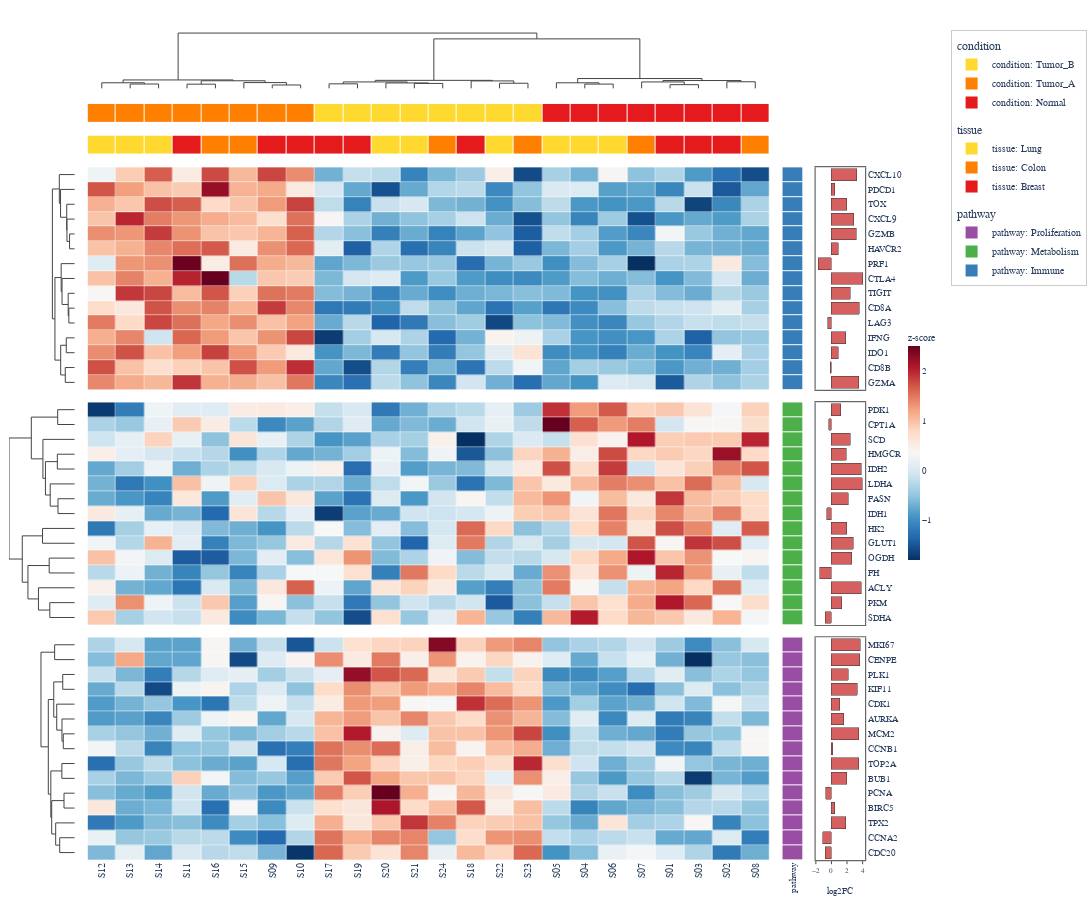

The notebook cell this image was saved under:
### Code cell
# Heatmap from the single DataFrame
ComplexHeatmap.from_dataframe(
    df,
    index_column="gene",
    row_annotations={
        "pathway": {},                                        # auto → categorical
        "log2FC": {"type": "bar", "color": "#D65F5F"},       # explicit bar
    },
    col_annotations={
        "condition": ["Normal"] * 8 + ["Tumor_A"] * 8 + ["Tumor_B"] * 8,
        "tissue": (["Breast"] * 3 + ["Lung"] * 3 + ["Colon"] * 2) * 3,
    },
    split_rows_by="pathway",
    colorscale="RdBu_r",
    normalize="row",
    name="z-score",
    cluster_metric="correlation",
    width=1100,
    height=900,
).to_plotly()

### Figure 1 — Plotly figure (JSON) as saved in the notebook; plotly's stock layout.template omitted (floating-point values rounded to 4 significant figures; data arrays with more than 128 entries replaced by an {"elided": "..."} marker saying what was removed)
{"data": [{"colorbar": {"len": 0.3, "outlinewidth": 0, "thickness": 12, "tickfont": {"family": "Arial, Helvetica, sans-serif", "size": 9}, "title": {"font": {"family": "Arial, Helvetica, sans-serif", "size": 10}, "text": "z-score"}, "x": 1.045, "xpad": 4, "y": 0.5}, "colorscale": [[0.0, "rgb(5,48,97)"], [0.1, "rgb(33,102,172)"], [0.2, "rgb(67,147,195)"], [0.3, "rgb(146,197,222)"], [0.4, "rgb(209,229,240)"], [0.5, "rgb(247,247,247)"], [0.6, "rgb(253,219,199)"], [0.7, "rgb(244,165,130)"], [0.8, "rgb(214,96,77)"], [0.9, "rgb(178,24,43)"], [1.0, "rgb(103,0,31)"]], "customdata": {"elided": "15x24x2 str values"}, "hovertemplate": "row: %{customdata[0]}<br>col: %{customdata[1]}<br>value: %{z:.3f}<extra></extra>", "showscale": true, "x": [0.0, 1.0, 2.0, 3.0, 4.0, 5.0, 6.0, 7.0, 8.0, 9.0, 10.0, 11.0, 12.0, 13.0, 14.0, 15.0, 16.0, 17.0, 18.0, 19.0, 20.0, 21.0, 22.0, 23.0], "xgap": 0.5, "y": [0.0, 1.0, 2.0, 3.0, 4.0, 5.0, 6.0, 7.0, 8.0, 9.0, 10.0, 11.0, 12.0, 13.0, 14.0], "ygap": 0.5, "z": {"elided": "15x24 float values"}, "type": "heatmap", "xaxis": "x5", "yaxis": "y5"}, {"colorscale": [[0.0, "rgb(5,48,97)"], [0.1, "rgb(33,102,172)"], [0.2, "rgb(67,147,195)"], [0.3, "rgb(146,197,222)"], [0.4, "rgb(209,229,240)"], [0.5, "rgb(247,247,247)"], [0.6, "rgb(253,219,199)"], [0.7, "rgb(244,165,130)"], [0.8, "rgb(214,96,77)"], [0.9, "rgb(178,24,43)"], [1.0, "rgb(103,0,31)"]], "customdata": {"elided": "15x24x2 str values"}, "hovertemplate": "row: %{customdata[0]}<br>col: %{customdata[1]}<br>value: %{z:.3f}<extra></extra>", "showscale": false, "x": [0.0, 1.0, 2.0, 3.0, 4.0, 5.0, 6.0, 7.0, 8.0, 9.0, 10.0, 11.0, 12.0, 13.0, 14.0, 15.0, 16.0, 17.0, 18.0, 19.0, 20.0, 21.0, 22.0, 23.0], "xgap": 0.5, "y": [0.0, 1.0, 2.0, 3.0, 4.0, 5.0, 6.0, 7.0, 8.0, 9.0, 10.0, 11.0, 12.0, 13.0, 14.0], "ygap": 0.5, "z": {"elided": "15x24 float values"}, "type": "heatmap", "xaxis": "x9", "yaxis": "y9"}, {"colorscale": [[0.0, "rgb(5,48,97)"], [0.1, "rgb(33,102,172)"], [0.2, "rgb(67,147,195)"], [0.3, "rgb(146,197,222)"], [0.4, "rgb(209,229,240)"], [0.5, "rgb(247,247,247)"], [0.6, "rgb(253,219,199)"], [0.7, "rgb(244,165,130)"], [0.8, "rgb(214,96,77)"], [0.9, "rgb(178,24,43)"], [1.0, "rgb(103,0,31)"]], "customdata": {"elided": "15x24x2 str values"}, "hovertemplate": "row: %{customdata[0]}<br>col: %{customdata[1]}<br>value: %{z:.3f}<extra></extra>", "showscale": false, "x": [0.0, 1.0, 2.0, 3.0, 4.0, 5.0, 6.0, 7.0, 8.0, 9.0, 10.0, 11.0, 12.0, 13.0, 14.0, 15.0, 16.0, 17.0, 18.0, 19.0, 20.0, 21.0, 22.0, 23.0], "xgap": 0.5, "y": [0.0, 1.0, 2.0, 3.0, 4.0, 5.0, 6.0, 7.0, 8.0, 9.0, 10.0, 11.0, 12.0, 13.0, 14.0], "ygap": 0.5, "z": {"elided": "15x24 float values"}, "type": "heatmap", "xaxis": "x13", "yaxis": "y13"}, {"hoverinfo": "none", "line": {"color": "#444444", "width": 1.0}, "mode": "lines", "showlegend": false, "x": [1.0, 1.0, 2.0, 2.0], "y": [0.0, 0.296, 0.296, 0.0], "type": "scatter", "xaxis": "x", "yaxis": "y"}, {"hoverinfo": "none", "line": {"color": "#444444", "width": 1.0}, "mode": "lines", "showlegend": false, "x": [0.0, 0.0, 1.5, 1.5], "y": [0.0, 0.3797, 0.3797, 0.296], "type": "scatter", "xaxis": "x", "yaxis": "y"}, {"hoverinfo": "none", "line": {"color": "#444444", "width": 1.0}, "mode": "lines", "showlegend": false, "x": [3.0, 3.0, 4.0, 4.0], "y": [0.0, 0.2845, 0.2845, 0.0], "type": "scatter", "xaxis": "x", "yaxis": "y"}, {"hoverinfo": "none", "line": {"color": "#444444", "width": 1.0}, "mode": "lines", "showlegend": false, "x": [6.0, 6.0, 7.0, 7.0], "y": [0.0, 0.2286, 0.2286, 0.0], "type": "scatter", "xaxis": "x", "yaxis": "y"}, {"hoverinfo": "none", "line": {"color": "#444444", "width": 1.0}, "mode": "lines", "showlegend": false, "x": [5.0, 5.0, 6.5, 6.5], "y": [0.0, 0.3922, 0.3922, 0.2286], "type": "scatter", "xaxis": "x", "yaxis": "y"}, {"hoverinfo": "none", "line": {"color": "#444444", "width": 1.0}, "mode": "lines", "showlegend": false, "x": [3.5, 3.5, 5.75, 5.75], "y": [0.2845, 0.5162, 0.5162, 0.3922], "type": "scatter", "xaxis": "x", "yaxis": "y"}, {"hoverinfo": "none", "line": {"color": "#444444", "width": 1.0}, "mode": "lines", "showlegend": false, "x": [0.75, 0.75, 4.625, 4.625], "y": [0.3797, 0.5728, 0.5728, 0.5162], "type": "scatter", "xaxis": "x", "yaxis": "y"}, {"hoverinfo": "none", "line": {"color": "#444444", "width": 1.0}, "mode": "lines", "showlegend": false, "x": [8.0, 8.0, 9.0, 9.0], "y": [0.0, 0.3081, 0.3081, 0.0], "type": "scatter", "xaxis": "x", "yaxis": "y"}, {"hoverinfo": "none", "line": {"color": "#444444", "width": 1.0}, "mode": "lines", "showlegend": false, "x": [11.0, 11.0, 12.0, 12.0], "y": [0.0, 0.3353, 0.3353, 0.0], "type": "scatter", "xaxis": "x", "yaxis": "y"}, {"hoverinfo": "none", "line": {"color": "#444444", "width": 1.0}, "mode": "lines", "showlegend": false, "x": [10.0, 10.0, 11.5, 11.5], "y": [0.0, 0.3676, 0.3676, 0.3353], "type": "scatter", "xaxis": "x", "yaxis": "y"}, {"hoverinfo": "none", "line": {"color": "#444444", "width": 1.0}, "mode": "lines", "showlegend": false, "x": [8.5, 8.5, 10.75, 10.75], "y": [0.3081, 0.4371, 0.4371, 0.3676], "type": "scatter", "xaxis": "x", "yaxis": "y"}, {"hoverinfo": "none", "line": {"color": "#444444", "width": 1.0}, "mode": "lines", "showlegend": false, "x": [14.0, 14.0, 15.0, 15.0], "y": [0.0, 0.3483, 0.3483, 0.0], "type": "scatter", "xaxis": "x", "yaxis": "y"}, {"hoverinfo": "none", "line": {"color": "#444444", "width": 1.0}, "mode": "lines", "showlegend": false, "x": [13.0, 13.0, 14.5, 14.5], "y": [0.0, 0.5057, 0.5057, 0.3483], "type": "scatter", "xaxis": "x", "yaxis": "y"}, {"hoverinfo": "none", "line": {"color": "#444444", "width": 1.0}, "mode": "lines", "showlegend": false, "x": [9.625, 9.625, 13.75, 13.75], "y": [0.4371, 0.5448, 0.5448, 0.5057], "type": "scatter", "xaxis": "x", "yaxis": "y"}, {"hoverinfo": "none", "line": {"color": "#444444", "width": 1.0}, "mode": "lines", "showlegend": false, "x": [17.0, 17.0, 18.0, 18.0], "y": [0.0, 0.291, 0.291, 0.0], "type": "scatter", "xaxis": "x", "yaxis": "y"}, {"hoverinfo": "none", "line": {"color": "#444444", "width": 1.0}, "mode": "lines", "showlegend": false, "x": [16.0, 16.0, 17.5, 17.5], "y": [0.0, 0.3773, 0.3773, 0.291], "type": "scatter", "xaxis": "x", "yaxis": "y"}, {"hoverinfo": "none", "line": {"color": "#444444", "width": 1.0}, "mode": "lines", "showlegend": false, "x": [20.0, 20.0, 21.0, 21.0], "y": [0.0, 0.2515, 0.2515, 0.0], "type": "scatter", "xaxis": "x", "yaxis": "y"}, {"hoverinfo": "none", "line": {"color": "#444444", "width": 1.0}, "mode": "lines", "showlegend": false, "x": [19.0, 19.0, 20.5, 20.5], "y": [0.0, 0.4366, 0.4366, 0.2515], "type": "scatter", "xaxis": "x", "yaxis": "y"}, {"hoverinfo": "none", "line": {"color": "#444444", "width": 1.0}, "mode": "lines", "showlegend": false, "x": [22.0, 22.0, 23.0, 23.0], "y": [0.0, 0.4474, 0.4474, 0.0], "type": "scatter", "xaxis": "x", "yaxis": "y"}, {"hoverinfo": "none", "line": {"color": "#444444", "width": 1.0}, "mode": "lines", "showlegend": false, "x": [19.75, 19.75, 22.5, 22.5], "y": [0.4366, 0.5315, 0.5315, 0.4474], "type": "scatter", "xaxis": "x", "yaxis": "y"}, {"hoverinfo": "none", "line": {"color": "#444444", "width": 1.0}, "mode": "lines", "showlegend": false, "x": [16.75, 16.75, 21.12, 21.12], "y": [0.3773, 0.6679, 0.6679, 0.5315], "type": "scatter", "xaxis": "x", "yaxis": "y"}, {"hoverinfo": "none", "line": {"color": "#444444", "width": 1.0}, "mode": "lines", "showlegend": false, "x": [11.69, 11.69, 18.94, 18.94], "y": [0.5448, 3.368, 3.368, 0.6679], "type": "scatter", "xaxis": "x", "yaxis": "y"}, {"hoverinfo": "none", "line": {"color": "#444444", "width": 1.0}, "mode": "lines", "showlegend": false, "x": [2.688, 2.688, 15.31, 15.31], "y": [0.5728, 3.765, 3.765, 3.368], "type": "scatter", "xaxis": "x", "yaxis": "y"}, {"hoverinfo": "none", "line": {"color": "#444444", "width": 1.0}, "mode": "lines", "showlegend": false, "x": [-0.0, -0.09177, -0.09177, -0.0], "y": [4.0, 4.0, 5.0, 5.0], "type": "scatter", "xaxis": "x4", "yaxis": "y4"}, {"hoverinfo": "none", "line": {"color": "#444444", "width": 1.0}, "mode": "lines", "showlegend": false, "x": [-0.0, -0.1378, -0.1378, -0.09177], "y": [3.0, 3.0, 4.5, 4.5], "type": "scatter", "xaxis": "x4", "yaxis": "y4"}, {"hoverinfo": "none", "line": {"color": "#444444", "width": 1.0}, "mode": "lines", "showlegend": false, "x": [-0.0, -0.1418, -0.1418, -0.1378], "y": [2.0, 2.0, 3.75, 3.75], "type": "scatter", "xaxis": "x4", "yaxis": "y4"}, {"hoverinfo": "none", "line": {"color": "#444444", "width": 1.0}, "mode": "lines", "showlegend": false, "x": [-0.0, -0.251, -0.251, -0.1418], "y": [1.0, 1.0, 2.875, 2.875], "type": "scatter", "xaxis": "x4", "yaxis": "y4"}, {"hoverinfo": "none", "line": {"color": "#444444", "width": 1.0}, "mode": "lines", "showlegend": false, "x": [-0.0, -0.2728, -0.2728, -0.251], "y": [0.0, 0.0, 1.938, 1.938], "type": "scatter", "xaxis": "x4", "yaxis": "y4"}, {"hoverinfo": "none", "line": {"color": "#444444", "width": 1.0}, "mode": "lines", "showlegend": false, "x": [-0.0, -0.1041, -0.1041, -0.0], "y": [9.0, 9.0, 10.0, 10.0], "type": "scatter", "xaxis": "x4", "yaxis": "y4"}, {"hoverinfo": "none", "line": {"color": "#444444", "width": 1.0}, "mode": "lines", "showlegend": false, "x": [-0.0, -0.116, -0.116, -0.1041], "y": [8.0, 8.0, 9.5, 9.5], "type": "scatter", "xaxis": "x4", "yaxis": "y4"}, {"hoverinfo": "none", "line": {"color": "#444444", "width": 1.0}, "mode": "lines", "showlegend": false, "x": [-0.0, -0.2247, -0.2247, -0.116], "y": [7.0, 7.0, 8.75, 8.75], "type": "scatter", "xaxis": "x4", "yaxis": "y4"}, {"hoverinfo": "none", "line": {"color": "#444444", "width": 1.0}, "mode": "lines", "showlegend": false, "x": [-0.0, -0.2403, -0.2403, -0.2247], "y": [6.0, 6.0, 7.875, 7.875], "type": "scatter", "xaxis": "x4", "yaxis": "y4"}, {"hoverinfo": "none", "line": {"color": "#444444", "width": 1.0}, "mode": "lines", "showlegend": false, "x": [-0.0, -0.1495, -0.1495, -0.0], "y": [11.0, 11.0, 12.0, 12.0], "type": "scatter", "xaxis": "x4", "yaxis": "y4"}, {"hoverinfo": "none", "line": {"color": "#444444", "width": 1.0}, "mode": "lines", "showlegend": false, "x": [-0.0, -0.1673, -0.1673, -0.0], "y": [13.0, 13.0, 14.0, 14.0], "type": "scatter", "xaxis": "x4", "yaxis": "y4"}, {"hoverinfo": "none", "line": {"color": "#444444", "width": 1.0}, "mode": "lines", "showlegend": false, "x": [-0.1495, -0.2485, -0.2485, -0.1673], "y": [11.5, 11.5, 13.5, 13.5], "type": "scatter", "xaxis": "x4", "yaxis": "y4"}, {"hoverinfo": "none", "line": {"color": "#444444", "width": 1.0}, "mode": "lines", "showlegend": false, "x": [-0.2403, -0.3504, -0.3504, -0.2485], "y": [6.938, 6.938, 12.5, 12.5], "type": "scatter", "xaxis": "x4", "yaxis": "y4"}, {"hoverinfo": "none", "line": {"color": "#444444", "width": 1.0}, "mode": "lines", "showlegend": false, "x": [-0.2728, -0.3956, -0.3956, -0.3504], "y": [0.9688, 0.9688, 9.719, 9.719], "type": "scatter", "xaxis": "x4", "yaxis": "y4"}, {"hoverinfo": "none", "line": {"color": "#444444", "width": 1.0}, "mode": "lines", "showlegend": false, "x": [-0.0, -0.3015, -0.3015, -0.0], "y": [0.0, 0.0, 1.0, 1.0], "type": "scatter", "xaxis": "x8", "yaxis": "y8"}, {"hoverinfo": "none", "line": {"color": "#444444", "width": 1.0}, "mode": "lines", "showlegend": false, "x": [-0.0, -0.3081, -0.3081, -0.0], "y": [3.0, 3.0, 4.0, 4.0], "type": "scatter", "xaxis": "x8", "yaxis": "y8"}, {"hoverinfo": "none", "line": {"color": "#444444", "width": 1.0}, "mode": "lines", "showlegend": false, "x": [-0.0, -0.2964, -0.2964, -0.0], "y": [6.0, 6.0, 7.0, 7.0], "type": "scatter", "xaxis": "x8", "yaxis": "y8"}, {"hoverinfo": "none", "line": {"color": "#444444", "width": 1.0}, "mode": "lines", "showlegend": false, "x": [-0.0, -0.4342, -0.4342, -0.2964], "y": [5.0, 5.0, 6.5, 6.5], "type": "scatter", "xaxis": "x8", "yaxis": "y8"}, {"hoverinfo": "none", "line": {"color": "#444444", "width": 1.0}, "mode": "lines", "showlegend": false, "x": [-0.3081, -0.5186, -0.5186, -0.4342], "y": [3.5, 3.5, 5.75, 5.75], "type": "scatter", "xaxis": "x8", "yaxis": "y8"}, {"hoverinfo": "none", "line": {"color": "#444444", "width": 1.0}, "mode": "lines", "showlegend": false, "x": [-0.0, -0.5633, -0.5633, -0.5186], "y": [2.0, 2.0, 4.625, 4.625], "type": "scatter", "xaxis": "x8", "yaxis": "y8"}, {"hoverinfo": "none", "line": {"color": "#444444", "width": 1.0}, "mode": "lines", "showlegend": false, "x": [-0.3015, -0.7688, -0.7688, -0.5633], "y": [0.5, 0.5, 3.312, 3.312], "type": "scatter", "xaxis": "x8", "yaxis": "y8"}, {"hoverinfo": "none", "line": {"color": "#444444", "width": 1.0}, "mode": "lines", "showlegend": false, "x": [-0.0, -0.5704, -0.5704, -0.0], "y": [8.0, 8.0, 9.0, 9.0], "type": "scatter", "xaxis": "x8", "yaxis": "y8"}, {"hoverinfo": "none", "line": {"color": "#444444", "width": 1.0}, "mode": "lines", "showlegend": false, "x": [-0.0, -0.4524, -0.4524, -0.0], "y": [10.0, 10.0, 11.0, 11.0], "type": "scatter", "xaxis": "x8", "yaxis": "y8"}, {"hoverinfo": "none", "line": {"color": "#444444", "width": 1.0}, "mode": "lines", "showlegend": false, "x": [-0.0, -0.4413, -0.4413, -0.0], "y": [13.0, 13.0, 14.0, 14.0], "type": "scatter", "xaxis": "x8", "yaxis": "y8"}, {"hoverinfo": "none", "line": {"color": "#444444", "width": 1.0}, "mode": "lines", "showlegend": false, "x": [-0.0, -0.6427, -0.6427, -0.4413], "y": [12.0, 12.0, 13.5, 13.5], "type": "scatter", "xaxis": "x8", "yaxis": "y8"}, {"hoverinfo": "none", "line": {"color": "#444444", "width": 1.0}, "mode": "lines", "showlegend": false, "x": [-0.4524, -0.8287, -0.8287, -0.6427], "y": [10.5, 10.5, 12.75, 12.75], "type": "scatter", "xaxis": "x8", "yaxis": "y8"}, {"hoverinfo": "none", "line": {"color": "#444444", "width": 1.0}, "mode": "lines", "showlegend": false, "x": [-0.5704, -0.9289, -0.9289, -0.8287], "y": [8.5, 8.5, 11.62, 11.62], "type": "scatter", "xaxis": "x8", "yaxis": "y8"}, {"hoverinfo": "none", "line": {"color": "#444444", "width": 1.0}, "mode": "lines", "showlegend": false, "x": [-0.7688, -1.164, -1.164, -0.9289], "y": [1.906, 1.906, 10.06, 10.06], "type": "scatter", "xaxis": "x8", "yaxis": "y8"}, {"hoverinfo": "none", "line": {"color": "#444444", "width": 1.0}, "mode": "lines", "showlegend": false, "x": [-0.0, -0.3557, -0.3557, -0.0], "y": [0.0, 0.0, 1.0, 1.0], "type": "scatter", "xaxis": "x12", "yaxis": "y12"}, {"hoverinfo": "none", "line": {"color": "#444444", "width": 1.0}, "mode": "lines", "showlegend": false, "x": [-0.0, -0.2123, -0.2123, -0.0], "y": [2.0, 2.0, 3.0, 3.0], "type": "scatter", "xaxis": "x12", "yaxis": "y12"}, {"hoverinfo": "none", "line": {"color": "#444444", "width": 1.0}, "mode": "lines", "showlegend": false, "x": [-0.0, -0.2027, -0.2027, -0.0], "y": [6.0, 6.0, 7.0, 7.0], "type": "scatter", "xaxis": "x12", "yaxis": "y12"}, {"hoverinfo": "none", "line": {"color": "#444444", "width": 1.0}, "mode": "lines", "showlegend": false, "x": [-0.0, -0.226, -0.226, -0.2027], "y": [5.0, 5.0, 6.5, 6.5], "type": "scatter", "xaxis": "x12", "yaxis": "y12"}, {"hoverinfo": "none", "line": {"color": "#444444", "width": 1.0}, "mode": "lines", "showlegend": false, "x": [-0.0, -0.3188, -0.3188, -0.226], "y": [4.0, 4.0, 5.75, 5.75], "type": "scatter", "xaxis": "x12", "yaxis": "y12"}, {"hoverinfo": "none", "line": {"color": "#444444", "width": 1.0}, "mode": "lines", "showlegend": false, "x": [-0.2123, -0.3715, -0.3715, -0.3188], "y": [2.5, 2.5, 4.875, 4.875], "type": "scatter", "xaxis": "x12", "yaxis": "y12"}, {"hoverinfo": "none", "line": {"color": "#444444", "width": 1.0}, "mode": "lines", "showlegend": false, "x": [-0.0, -0.228, -0.228, -0.0], "y": [8.0, 8.0, 9.0, 9.0], "type": "scatter", "xaxis": "x12", "yaxis": "y12"}, {"hoverinfo": "none", "line": {"color": "#444444", "width": 1.0}, "mode": "lines", "showlegend": false, "x": [-0.0, -0.1899, -0.1899, -0.0], "y": [10.0, 10.0, 11.0, 11.0], "type": "scatter", "xaxis": "x12", "yaxis": "y12"}, {"hoverinfo": "none", "line": {"color": "#444444", "width": 1.0}, "mode": "lines", "showlegend": false, "x": [-0.0, -0.2662, -0.2662, -0.0], "y": [13.0, 13.0, 14.0, 14.0], "type": "scatter", "xaxis": "x12", "yaxis": "y12"}, {"hoverinfo": "none", "line": {"color": "#444444", "width": 1.0}, "mode": "lines", "showlegend": false, "x": [-0.0, -0.3373, -0.3373, -0.2662], "y": [12.0, 12.0, 13.5, 13.5], "type": "scatter", "xaxis": "x12", "yaxis": "y12"}, {"hoverinfo": "none", "line": {"color": "#444444", "width": 1.0}, "mode": "lines", "showlegend": false, "x": [-0.1899, -0.4077, -0.4077, -0.3373], "y": [10.5, 10.5, 12.75, 12.75], "type": "scatter", "xaxis": "x12", "yaxis": "y12"}, {"hoverinfo": "none", "line": {"color": "#444444", "width": 1.0}, "mode": "lines", "showlegend": false, "x": [-0.228, -0.4235, -0.4235, -0.4077], "y": [8.5, 8.5, 11.62, 11.62], "type": "scatter", "xaxis": "x12", "yaxis": "y12"}, {"hoverinfo": "none", "line": {"color": "#444444", "width": 1.0}, "mode": "lines", "showlegend": false, "x": [-0.3715, -0.4679, -0.4679, -0.4235], "y": [3.688, 3.688, 10.06, 10.06], "type": "scatter", "xaxis": "x12", "yaxis": "y12"}, {"hoverinfo": "none", "line": {"color": "#444444", "width": 1.0}, "mode": "lines", "showlegend": false, "x": [-0.3557, -0.5976, -0.5976, -0.4679], "y": [0.5, 0.5, 6.875, 6.875], "type": "scatter", "xaxis": "x12", "yaxis": "y12"}, {"colorscale": [[0.0, "#E41A1C"], [0.3333, "#E41A1C"], [0.3333, "#FF7F00"], [0.6667, "#FF7F00"], [0.6667, "#FFD92F"], [1.0, "#FFD92F"]], "customdata": [["Tumor_A", "Tumor_A", "Tumor_A", "Tumor_A", "Tumor_A", "Tumor_A", "Tumor_A", "Tumor_A", "Tumor_B", "Tumor_B", "Tumor_B", "Tumor_B", "Tumor_B", "Tumor_B", "Tumor_B", "Tumor_B", "Normal", "Normal", "Normal", "Normal", "Normal", "Normal", "Normal", "Normal"]], "hovertemplate": "condition: %{customdata}<extra></extra>", "showscale": false, "x": [0.0, 1.0, 2.0, 3.0, 4.0, 5.0, 6.0, 7.0, 8.0, 9.0, 10.0, 11.0, 12.0, 13.0, 14.0, 15.0, 16.0, 17.0, 18.0, 19.0, 20.0, 21.0, 22.0, 23.0], "xgap": 1, "y": ["condition"], "ygap": 1, "z": [[1, 1, 1, 1, 1, 1, 1, 1, 2, 2, 2, 2, 2, 2, 2, 2, 0, 0, 0, 0, 0, 0, 0, 0]], "zmax": 2.5, "zmin": -0.5, "type": "heatmap", "xaxis": "x2", "yaxis": "y2"}, {"colorscale": [[0.0, "#E41A1C"], [0.3333, "#E41A1C"], [0.3333, "#FF7F00"], [0.6667, "#FF7F00"], [0.6667, "#FFD92F"], [1.0, "#FFD92F"]], "customdata": [["Lung", "Lung", "Lung", "Breast", "Colon", "Colon", "Breast", "Breast", "Breast", "Breast", "Lung", "Lung", "Colon", "Breast", "Lung", "Colon", "Lung", "Lung", "Lung", "Colon", "Breast", "Breast", "Breast", "Colon"]], "hovertemplate": "tissue: %{customdata}<extra></extra>", "showscale": false, "x": [0.0, 1.0, 2.0, 3.0, 4.0, 5.0, 6.0, 7.0, 8.0, 9.0, 10.0, 11.0, 12.0, 13.0, 14.0, 15.0, 16.0, 17.0, 18.0, 19.0, 20.0, 21.0, 22.0, 23.0], "xgap": 1, "y": ["tissue"], "ygap": 1, "z": [[2, 2, 2, 0, 1, 1, 0, 0, 0, 0, 2, 2, 1, 0, 2, 1, 2, 2, 2, 1, 0, 0, 0, 1]], "zmax": 2.5, "zmin": -0.5, "type": "heatmap", "xaxis": "x3", "yaxis": "y3"}, {"colorscale": [[0.0, "#377EB8"], [0.3333, "#377EB8"], [0.3333, "#4DAF4A"], [0.6667, "#4DAF4A"], [0.6667, "#984EA3"], [1.0, "#984EA3"]], "customdata": [["Immune"], ["Immune"], ["Immune"], ["Immune"], ["Immune"], ["Immune"], ["Immune"], ["Immune"], ["Immune"], ["Immune"], ["Immune"], ["Immune"], ["Immune"], ["Immune"], ["Immune"]], "hovertemplate": "pathway: %{customdata}<extra></extra>", "showscale": false, "x": ["pathway"], "xgap": 1, "y": [0.0, 1.0, 2.0, 3.0, 4.0, 5.0, 6.0, 7.0, 8.0, 9.0, 10.0, 11.0, 12.0, 13.0, 14.0], "ygap": 1, "z": [[0], [0], [0], [0], [0], [0], [0], [0], [0], [0], [0], [0], [0], [0], [0]], "zmax": 2.5, "zmin": -0.5, "type": "heatmap", "xaxis": "x6", "yaxis": "y6"}, {"hovertemplate": "log2FC: %{x:.2f}<extra></extra>", "marker": {"color": "#D65F5F", "line": {"color": "#333333", "width": 0.5}}, "name": "log2FC", "orientation": "h", "showlegend": false, "x": [3.216, 0.4442, 1.97, 2.843, 3.175, 0.8572, -1.702, 3.99, 2.384, 3.554, -0.449, 1.831, 0.8443, -0.1407, 3.49], "y": [0.0, 1.0, 2.0, 3.0, 4.0, 5.0, 6.0, 7.0, 8.0, 9.0, 10.0, 11.0, 12.0, 13.0, 14.0], "type": "bar", "xaxis": "x7", "yaxis": "y7"}, {"colorscale": [[0.0, "#377EB8"], [0.3333, "#377EB8"], [0.3333, "#4DAF4A"], [0.6667, "#4DAF4A"], [0.6667, "#984EA3"], [1.0, "#984EA3"]], "customdata": [["Metabolism"], ["Metabolism"], ["Metabolism"], ["Metabolism"], ["Metabolism"], ["Metabolism"], ["Metabolism"], ["Metabolism"], ["Metabolism"], ["Metabolism"], ["Metabolism"], ["Metabolism"], ["Metabolism"], ["Metabolism"], ["Metabolism"]], "hovertemplate": "pathway: %{customdata}<extra></extra>", "showlegend": false, "showscale": false, "x": ["pathway"], "xgap": 1, "y": [0.0, 1.0, 2.0, 3.0, 4.0, 5.0, 6.0, 7.0, 8.0, 9.0, 10.0, 11.0, 12.0, 13.0, 14.0], "ygap": 1, "z": [[1], [1], [1], [1], [1], [1], [1], [1], [1], [1], [1], [1], [1], [1], [1]], "zmax": 2.5, "zmin": -0.5, "type": "heatmap", "xaxis": "x10", "yaxis": "y10"}, {"hovertemplate": "log2FC: %{x:.2f}<extra></extra>", "marker": {"color": "#D65F5F", "line": {"color": "#333333", "width": 0.5}}, "name": "log2FC", "orientation": "h", "showlegend": false, "x": [1.169, -0.3682, 2.401, 1.916, 3.85, 3.941, 2.156, -0.6025, 1.994, 2.827, 2.58, -1.473, 3.796, 1.329, -0.7861], "y": [0.0, 1.0, 2.0, 3.0, 4.0, 5.0, 6.0, 7.0, 8.0, 9.0, 10.0, 11.0, 12.0, 13.0, 14.0], "type": "bar", "xaxis": "x11", "yaxis": "y11"}, {"colorscale": [[0.0, "#377EB8"], [0.3333, "#377EB8"], [0.3333, "#4DAF4A"], [0.6667, "#4DAF4A"], [0.6667, "#984EA3"], [1.0, "#984EA3"]], "customdata": [["Proliferation"], ["Proliferation"], ["Proliferation"], ["Proliferation"], ["Proliferation"], ["Proliferation"], ["Proliferation"], ["Proliferation"], ["Proliferation"], ["Proliferation"], ["Proliferation"], ["Proliferation"], ["Proliferation"], ["Proliferation"], ["Proliferation"]], "hovertemplate": "pathway: %{customdata}<extra></extra>", "showlegend": false, "showscale": false, "x": ["pathway"], "xgap": 1, "y": [0.0, 1.0, 2.0, 3.0, 4.0, 5.0, 6.0, 7.0, 8.0, 9.0, 10.0, 11.0, 12.0, 13.0, 14.0], "ygap": 1, "z": [[2], [2], [2], [2], [2], [2], [2], [2], [2], [2], [2], [2], [2], [2], [2]], "zmax": 2.5, "zmin": -0.5, "type": "heatmap", "xaxis": "x14", "yaxis": "y14"}, {"hovertemplate": "log2FC: %{x:.2f}<extra></extra>", "marker": {"color": "#D65F5F", "line": {"color": "#333333", "width": 0.5}}, "name": "log2FC", "orientation": "h", "showlegend": false, "x": [3.671, 3.607, 2.182, 3.342, 1.056, 1.599, 3.522, 0.1752, 3.512, 1.976, -0.7009, 0.4262, 1.86, -1.142, -0.8129], "y": [0.0, 1.0, 2.0, 3.0, 4.0, 5.0, 6.0, 7.0, 8.0, 9.0, 10.0, 11.0, 12.0, 13.0, 14.0], "type": "bar", "xaxis": "x15", "yaxis": "y15"}, {"legendgroup": "condition", "legendgrouptitle": {"text": "condition"}, "marker": {"color": "#E41A1C", "size": 10, "symbol": "square"}, "mode": "markers", "name": "condition: Normal", "showlegend": true, "x": [null], "y": [null], "type": "scatter"}, {"legendgroup": "condition", "legendgrouptitle": {"text": "condition"}, "marker": {"color": "#FF7F00", "size": 10, "symbol": "square"}, "mode": "markers", "name": "condition: Tumor_A", "showlegend": true, "x": [null], "y": [null], "type": "scatter"}, {"legendgroup": "condition", "legendgrouptitle": {"text": "condition"}, "marker": {"color": "#FFD92F", "size": 10, "symbol": "square"}, "mode": "markers", "name": "condition: Tumor_B", "showlegend": true, "x": [null], "y": [null], "type": "scatter"}, {"legendgroup": "tissue", "legendgrouptitle": {"text": "tissue"}, "marker": {"color": "#E41A1C", "size": 10, "symbol": "square"}, "mode": "markers", "name": "tissue: Breast", "showlegend": true, "x": [null], "y": [null], "type": "scatter"}, {"legendgroup": "tissue", "legendgrouptitle": {"text": "tissue"}, "marker": {"color": "#FF7F00", "size": 10, "symbol": "square"}, "mode": "markers", "name": "tissue: Colon", "showlegend": true, "x": [null], "y": [null], "type": "scatter"}, {"legendgroup": "tissue", "legendgrouptitle": {"text": "tissue"}, "marker": {"color": "#FFD92F", "size": 10, "symbol": "square"}, "mode": "markers", "name": "tissue: Lung", "showlegend": true, "x": [null], "y": [null], "type": "scatter"}, {"legendgroup": "pathway", "legendgrouptitle": {"text": "pathway"}, "marker": {"color": "#377EB8", "size": 10, "symbol": "square"}, "mode": "markers", "name": "pathway: Immune", "showlegend": true, "x": [null], "y": [null], "type": "scatter"}, {"legendgroup": "pathway", "legendgrouptitle": {"text": "pathway"}, "marker": {"color": "#4DAF4A", "size": 10, "symbol": "square"}, "mode": "markers", "name": "pathway: Metabolism", "showlegend": true, "x": [null], "y": [null], "type": "scatter"}, {"legendgroup": "pathway", "legendgrouptitle": {"text": "pathway"}, "marker": {"color": "#984EA3", "size": 10, "symbol": "square"}, "mode": "markers", "name": "pathway: Proliferation", "showlegend": true, "x": [null], "y": [null], "type": "scatter"}], "layout": {"xaxis": {"anchor": "y", "domain": [0.09178, 0.8884], "matches": "x13", "showticklabels": false, "showgrid": false, "zeroline": false, "showline": false}, "yaxis": {"anchor": "x", "domain": [0.926, 1.0], "showgrid": false, "zeroline": false, "showticklabels": false, "showline": false}, "xaxis2": {"anchor": "y2", "domain": [0.09178, 0.8884], "matches": "x13", "showticklabels": false, "showgrid": false, "zeroline": false, "showline": false}, "yaxis2": {"anchor": "x2", "domain": [0.8879, 0.911], "showgrid": false, "zeroline": false, "showticklabels": false, "showline": false}, "xaxis3": {"anchor": "y3", "domain": [0.09178, 0.8884], "matches": "x13", "showticklabels": false, "showgrid": false, "zeroline": false, "showline": false}, "yaxis3": {"anchor": "x3", "domain": [0.8498, 0.8729], "showgrid": false, "zeroline": false, "showticklabels": false, "showline": false}, "xaxis4": {"anchor": "y4", "domain": [0.0, 0.07678], "matches": "x12", "showticklabels": false, "showgrid": false, "zeroline": false, "showline": false}, "yaxis4": {"anchor": "x4", "domain": [0.5665, 0.8348], "showgrid": false, "zeroline": false, "showticklabels": false, "showline": false, "range": [14.5, -0.5], "autorange": false}, "xaxis5": {"anchor": "y5", "domain": [0.09178, 0.8884], "matches": "x13", "showticklabels": false, "showgrid": false, "zeroline": false, "showline": false, "tickvals": []}, "yaxis5": {"anchor": "x5", "domain": [0.5665, 0.8348], "matches": "y4", "showticklabels": false, "showgrid": false, "zeroline": false, "showline": false, "range": [14.5, -0.5], "autorange": false}, "xaxis6": {"anchor": "y6", "domain": [0.9034, 0.9274], "matches": "x14", "showticklabels": false, "showgrid": false, "zeroline": false, "showline": false}, "yaxis6": {"anchor": "x6", "domain": [0.5665, 0.8348], "matches": "y4", "showticklabels": false, "showgrid": false, "zeroline": false, "showline": false, "range": [14.5, -0.5], "autorange": false}, "xaxis7": {"anchor": "y7", "domain": [0.9424, 1.0], "matches": "x15", "showticklabels": false, "showgrid": false, "zeroline": false, "showline": true, "linewidth": 1.2, "linecolor": "#666666", "mirror": true}, "yaxis7": {"anchor": "x7", "domain": [0.5665, 0.8348], "matches": "y4", "showticklabels": true, "showgrid": false, "zeroline": false, "showline": true, "tickfont": {"size": 9, "family": "Arial, Helvetica, sans-serif"}, "tickvals": [0, 1, 2, 3, 4, 5, 6, 7, 8, 9, 10, 11, 12, 13, 14], "ticktext": ["CXCL10", "PDCD1", "TOX", "CXCL9", "GZMB", "HAVCR2", "PRF1", "CTLA4", "TIGIT", "CD8A", "LAG3", "IFNG", "IDO1", "CD8B", "GZMA"], "side": "right", "range": [14.5, -0.5], "autorange": false, "linewidth": 1.2, "linecolor": "#666666", "mirror": true}, "xaxis8": {"anchor": "y8", "domain": [0.0, 0.07678], "matches": "x12", "showticklabels": false, "showgrid": false, "zeroline": false, "showline": false}, "yaxis8": {"anchor": "x8", "domain": [0.2833, 0.5515], "showgrid": false, "zeroline": false, "showticklabels": false, "showline": false, "range": [14.5, -0.5], "autorange": false}, "xaxis9": {"anchor": "y9", "domain": [0.09178, 0.8884], "matches": "x13", "showticklabels": false, "showgrid": false, "zeroline": false, "showline": false, "tickvals": []}, "yaxis9": {"anchor": "x9", "domain": [0.2833, 0.5515], "matches": "y8", "showticklabels": false, "showgrid": false, "zeroline": false, "showline": false, "range": [14.5, -0.5], "autorange": false}, "xaxis10": {"anchor": "y10", "domain": [0.9034, 0.9274], "matches": "x14", "showticklabels": false, "showgrid": false, "zeroline": false, "showline": false}, "yaxis10": {"anchor": "x10", "domain": [0.2833, 0.5515], "matches": "y8", "showticklabels": false, "showgrid": false, "zeroline": false, "showline": false, "range": [14.5, -0.5], "autorange": false}, "xaxis11": {"anchor": "y11", "domain": [0.9424, 1.0], "matches": "x15", "showticklabels": false, "showgrid": false, "zeroline": false, "showline": true, "linewidth": 1.2, "linecolor": "#666666", "mirror": true}, "yaxis11": {"anchor": "x11", "domain": [0.2833, 0.5515], "matches": "y8", "showticklabels": true, "showgrid": false, "zeroline": false, "showline": true, "tickfont": {"size": 9, "family": "Arial, Helvetica, sans-serif"}, "tickvals": [0, 1, 2, 3, 4, 5, 6, 7, 8, 9, 10, 11, 12, 13, 14], "ticktext": ["PDK1", "CPT1A", "SCD", "HMGCR", "IDH2", "LDHA", "FASN", "IDH1", "HK2", "GLUT1", "OGDH", "FH", "ACLY", "PKM", "SDHA"], "side": "right", "range": [14.5, -0.5], "autorange": false, "linewidth": 1.2, "linecolor": "#666666", "mirror": true}, "xaxis12": {"anchor": "y12", "domain": [0.0, 0.07678], "showgrid": false, "zeroline": false, "showticklabels": false, "showline": false}, "yaxis12": {"anchor": "x12", "domain": [0.0, 0.2683], "showgrid": false, "zeroline": false, "showticklabels": false, "showline": false, "range": [14.5, -0.5], "autorange": false}, "xaxis13": {"anchor": "y13", "domain": [0.09178, 0.8884], "showgrid": false, "zeroline": false, "showticklabels": true, "showline": false, "tickfont": {"size": 10, "family": "Arial, Helvetica, sans-serif"}, "tickvals": [0, 1, 2, 3, 4, 5, 6, 7, 8, 9, 10, 11, 12, 13, 14, 15, 16, 17, 18, 19, 20, 21, 22, 23], "ticktext": ["S12", "S13", "S14", "S11", "S16", "S15", "S09", "S10", "S17", "S19", "S20", "S21", "S24", "S18", "S22", "S23", "S05", "S04", "S06", "S07", "S01", "S03", "S02", "S08"], "tickangle": -90, "side": "bottom"}, "yaxis13": {"anchor": "x13", "domain": [0.0, 0.2683], "matches": "y12", "showticklabels": false, "showgrid": false, "zeroline": false, "showline": false, "range": [14.5, -0.5], "autorange": false}, "xaxis14": {"anchor": "y14", "domain": [0.9034, 0.9274], "showgrid": false, "zeroline": false, "showticklabels": true, "showline": false, "tickfont": {"size": 9, "family": "Arial, Helvetica, sans-serif"}, "tickvals": ["pathway"], "ticktext": ["pathway"], "tickangle": -90}, "yaxis14": {"anchor": "x14", "domain": [0.0, 0.2683], "matches": "y12", "showticklabels": false, "showgrid": false, "zeroline": false, "showline": false, "range": [14.5, -0.5], "autorange": false}, "xaxis15": {"anchor": "y15", "domain": [0.9424, 1.0], "showgrid": false, "zeroline": false, "showticklabels": true, "showline": true, "title": {"font": {"size": 9, "family": "Arial, Helvetica, sans-serif"}, "text": "log2FC"}, "linewidth": 1.2, "linecolor": "#666666", "mirror": true, "tickfont": {"size": 7, "family": "Arial, Helvetica, sans-serif"}, "ticks": "outside", "ticklen": 3}, "yaxis15": {"anchor": "x15", "domain": [0.0, 0.2683], "matches": "y12", "showticklabels": true, "showgrid": false, "zeroline": false, "showline": true, "tickfont": {"size": 9, "family": "Arial, Helvetica, sans-serif"}, "tickvals": [0, 1, 2, 3, 4, 5, 6, 7, 8, 9, 10, 11, 12, 13, 14], "ticktext": ["MKI67", "CENPE", "PLK1", "KIF11", "CDK1", "AURKA", "MCM2", "CCNB1", "TOP2A", "BUB1", "PCNA", "BIRC5", "TPX2", "CCNA2", "CDC20"], "side": "right", "range": [14.5, -0.5], "autorange": false, "linewidth": 1.2, "linecolor": "#666666", "mirror": true}, "barmode": "stack", "margin": {"l": 5, "r": 222, "t": 30, "b": 5}, "font": {"family": "Arial, Helvetica, sans-serif", "size": 11}, "legend": {"font": {"size": 10, "family": "Arial, Helvetica, sans-serif"}, "x": 1.1, "y": 1.0, "xanchor": "left", "yanchor": "top", "tracegroupgap": 8, "itemsizing": "constant", "bgcolor": "rgba(255,255,255,0.8)", "bordercolor": "#cccccc", "borderwidth": 1}, "width": 1100, "height": 900, "plot_bgcolor": "rgba(0,0,0,0)", "paper_bgcolor": "white"}}
